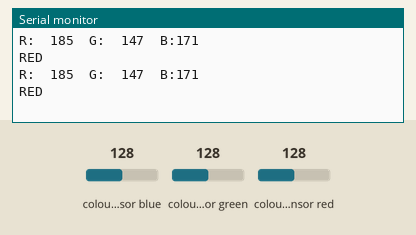
Bench run of a sketch on a simulated Arduino Uno, built with avr-gcc and run on an emulated ATmega328P. On the bench: the last lines printed to the serial monitor. The test bench sets the inputs (shaded band); at power-on: colour sensor blue 128, colour sensor green 128, colour sensor red 128.

Above: at 3.9 s.
4.0 s: colour sensor blue set to 191
At 5.9 s:
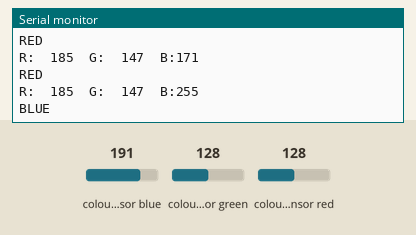
7.7 s: colour sensor green set to 250
At 8.6 s:
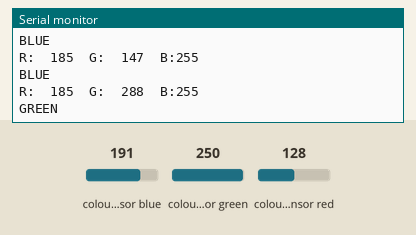
10.8 s: colour sensor red set to 5
At 12.1 s:
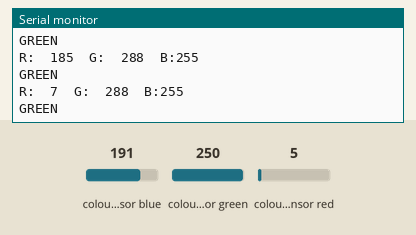

The sketch:

RGB.ino
```cpp
#include <Wire.h>
#include "Adafruit_TCS34725.h"

Adafruit_TCS34725 tcs = Adafruit_TCS34725(TCS34725_INTEGRATIONTIME_50MS, TCS34725_GAIN_4X); //Adafruit_TCS34725 라이브러리 사용을 위한 객체 생성

char RGB;

void setup() {
  Wire.begin(0x8);        //slve with address 8
//  Wire.onReceive(receiveEvent); //입력받을 경우
  Wire.onRequest(requestEvent);   //요청받은 값 전송


   if (tcs.begin()) {  //연결 인식
    Serial.println("Found sensor");
  }
  else{               //연결 인식 못함
    Serial.println("No TCS34725 found");
    while(1);         //중단
  }
  Serial.begin(9600);
}


void requestEvent(){
  Wire.write(RGB);
}

//void receiveEvent(int s){
//  while(Wire.available()){
//    s = Wire.read();
//    int test = 0;
//    Serial.print(test);// 받은 것 확인
//  }
//}

void RGBSensor(){
  delay(1500);
  uint16_t clear, red, green, blue; //unit16_t = unsigned short int 타입
  tcs.getRawData(&red, &green, &blue, &clear);  //색상 감지 센서 데이터값 받기

  int r = map(red, 0, 21504, 0, 3900);    //센서값 수치, 최대값 4096
  int g = map(green, 0, 21504, 0, 3100);
  int b = map(blue, 0, 21504, 0, 3600);

  Serial.print("R:\t"); Serial.print(r);      //시리얼 모니터 RGB값 출력
  Serial.print("\tG:\t"); Serial.print(g);
  Serial.print("\tB:"); Serial.println(b);


  if(r > g && r > b){
    Serial.println("RED");
    RGB = 'R';
  }else if(g > r && g > b){
    Serial.println("GREEN");
    RGB = 'G';
  }else if(b > r && b > g){
    Serial.println("BLUE");
    RGB = 'B';
  }


}

void loop() {

  RGBSensor();
  requestEvent();
}
```

Measured:
- after the input at 4.0 s, the serial monitor: prints a new line after 0.65 s (image 1)
- after the input at 7.7 s, the serial monitor: prints a new line after 0.06 s (image 2)
- after the input at 10.8 s, the serial monitor: prints a new line after 0.06 s (image 3)
